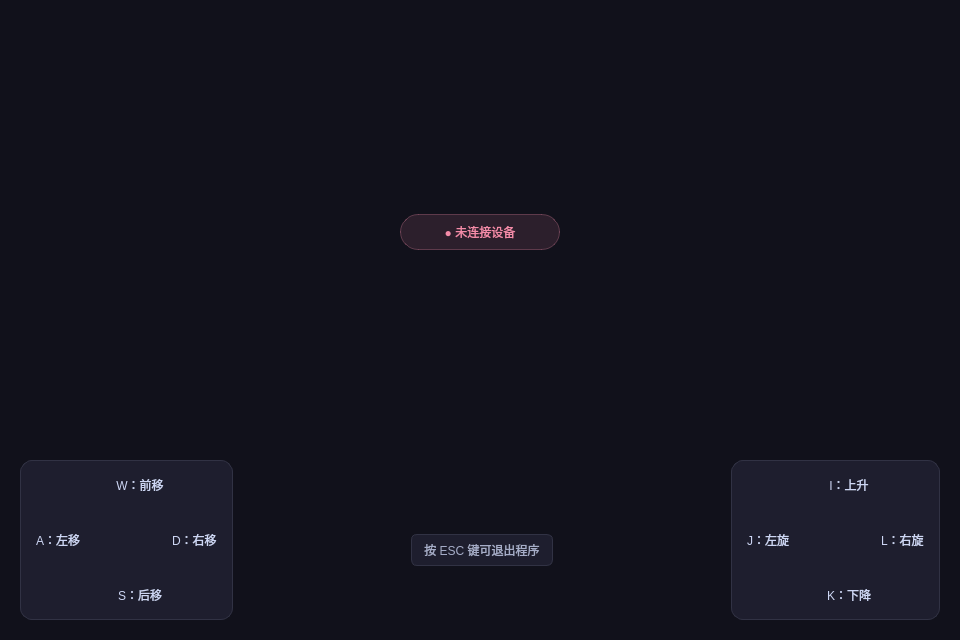
<?xml version="1.0" encoding="UTF-8"?>
<ui version="4.0">
 <class>MainWindow</class>
 <widget class="QMainWindow" name="MainWindow">
  <property name="geometry">
   <rect>
    <x>0</x>
    <y>0</y>
    <width>960</width>
    <height>640</height>
   </rect>
  </property>
  <property name="windowTitle">
   <string>设备控制终端</string>
  </property>
  <property name="styleSheet">
   <string notr="true">QMainWindow {
	background-color: #11111b;
}</string>
  </property>
  <widget class="QWidget" name="centralwidget">
   <layout class="QVBoxLayout" name="verticalLayout">
    <property name="spacing">
     <number>0</number>
    </property>
    <property name="leftMargin">
     <number>0</number>
    </property>
    <property name="topMargin">
     <number>0</number>
    </property>
    <property name="rightMargin">
     <number>0</number>
    </property>
    <property name="bottomMargin">
     <number>0</number>
    </property>
    <item>
     <widget class="QFrame" name="frame_3">
      <property name="styleSheet">
       <string notr="true">QFrame#frame_3 {
	background-color: #11111b;
}</string>
      </property>
      <property name="frameShape">
       <enum>QFrame::Shape::NoFrame</enum>
      </property>
      <layout class="QVBoxLayout" name="verticalLayout_4">
       <property name="spacing">
        <number>15</number>
       </property>
       <property name="leftMargin">
        <number>20</number>
       </property>
       <property name="topMargin">
        <number>20</number>
       </property>
       <property name="rightMargin">
        <number>20</number>
       </property>
       <property name="bottomMargin">
        <number>20</number>
       </property>
       <item>
        <spacer name="verticalSpacer">
         <property name="orientation">
          <enum>Qt::Orientation::Vertical</enum>
         </property>
         <property name="sizeHint" stdset="0">
          <size>
           <width>20</width>
           <height>200</height>
          </size>
         </property>
        </spacer>
       </item>
       <item alignment="Qt::AlignmentFlag::AlignHCenter">
        <widget class="QLabel" name="label">
         <property name="minimumSize">
          <size>
           <width>160</width>
           <height>36</height>
          </size>
         </property>
         <property name="styleSheet">
          <string notr="true">QLabel {
	color: #f38ba8;
	background-color: rgba(243, 139, 168, 0.12);
	border: 1px solid rgba(243, 139, 168, 0.3);
	border-radius: 18px;
	font: 700 11pt "Microsoft YaHei UI";
	padding-left: 15px;
	padding-right: 15px;
}</string>
         </property>
         <property name="text">
          <string>● 未连接设备</string>
         </property>
         <property name="alignment">
          <set>Qt::AlignmentFlag::AlignCenter</set>
         </property>
        </widget>
       </item>
       <item>
        <spacer name="verticalSpacer_2">
         <property name="orientation">
          <enum>Qt::Orientation::Vertical</enum>
         </property>
         <property name="sizeHint" stdset="0">
          <size>
           <width>20</width>
           <height>200</height>
          </size>
         </property>
        </spacer>
       </item>
       <item>
        <widget class="QFrame" name="frame_4">
         <property name="styleSheet">
          <string notr="true">QFrame#frame_4 {
	background-color: transparent;
}</string>
         </property>
         <property name="frameShape">
          <enum>QFrame::Shape::NoFrame</enum>
         </property>
         <layout class="QHBoxLayout" name="horizontalLayout">
          <property name="spacing">
           <number>15</number>
          </property>
          <property name="leftMargin">
           <number>0</number>
          </property>
          <property name="topMargin">
           <number>0</number>
          </property>
          <property name="rightMargin">
           <number>0</number>
          </property>
          <property name="bottomMargin">
           <number>0</number>
          </property>
          <item>
           <widget class="QFrame" name="frame">
            <property name="styleSheet">
             <string notr="true">QFrame#frame {
	background-color: #1e1e2e;
	border: 1px solid #313244;
	border-radius: 12px;
}
QLabel {
	color: #cdd6f4;
	font: 9pt "Microsoft YaHei UI";
}</string>
            </property>
            <property name="frameShape">
             <enum>QFrame::Shape::StyledPanel</enum>
            </property>
            <layout class="QGridLayout" name="gridLayout">
             <property name="leftMargin">
              <number>15</number>
             </property>
             <property name="topMargin">
              <number>15</number>
             </property>
             <property name="rightMargin">
              <number>15</number>
             </property>
             <property name="bottomMargin">
              <number>15</number>
             </property>
             <property name="spacing">
              <number>8</number>
             </property>
             <item row="0" column="2" colspan="2">
              <widget class="QLabel" name="label_2">
               <property name="text">
                <string>W：前移</string>
               </property>
               <property name="alignment">
                <set>Qt::AlignmentFlag::AlignCenter</set>
               </property>
              </widget>
             </item>
             <item row="1" column="2">
              <widget class="QLabel" name="label_10">
               <property name="minimumSize">
                <size>
                 <width>20</width>
                 <height>20</height>
                </size>
               </property>
               <property name="maximumSize">
                <size>
                 <width>20</width>
                 <height>20</height>
                </size>
               </property>
               <property name="styleSheet">
                <string notr="true">border-image: url(:/image/image/向上.png);</string>
               </property>
               <property name="text">
                <string/>
               </property>
              </widget>
             </item>
             <item row="2" column="0">
              <widget class="QLabel" name="label_5">
               <property name="text">
                <string>A：左移</string>
               </property>
              </widget>
             </item>
             <item row="2" column="1">
              <widget class="QLabel" name="label_13">
               <property name="minimumSize">
                <size>
                 <width>20</width>
                 <height>20</height>
                </size>
               </property>
               <property name="maximumSize">
                <size>
                 <width>20</width>
                 <height>20</height>
                </size>
               </property>
               <property name="styleSheet">
                <string notr="true">border-image: url(:/image/image/向左.png);</string>
               </property>
               <property name="text">
                <string/>
               </property>
              </widget>
             </item>
             <item row="2" column="3">
              <widget class="QLabel" name="label_11">
               <property name="minimumSize">
                <size>
                 <width>20</width>
                 <height>20</height>
                </size>
               </property>
               <property name="maximumSize">
                <size>
                 <width>20</width>
                 <height>20</height>
                </size>
               </property>
               <property name="styleSheet">
                <string notr="true">border-image: url(:/image/image/向右.png);</string>
               </property>
               <property name="text">
                <string/>
               </property>
              </widget>
             </item>
             <item row="2" column="4">
              <widget class="QLabel" name="label_4">
               <property name="text">
                <string>D：右移</string>
               </property>
              </widget>
             </item>
             <item row="3" column="2">
              <widget class="QLabel" name="label_12">
               <property name="minimumSize">
                <size>
                 <width>20</width>
                 <height>20</height>
                </size>
               </property>
               <property name="maximumSize">
                <size>
                 <width>20</width>
                 <height>20</height>
                </size>
               </property>
               <property name="styleSheet">
                <string notr="true">border-image: url(:/image/image/向下.png);</string>
               </property>
               <property name="text">
                <string/>
               </property>
              </widget>
             </item>
             <item row="4" column="2" colspan="2">
              <widget class="QLabel" name="label_3">
               <property name="text">
                <string>S：后移</string>
               </property>
               <property name="alignment">
                <set>Qt::AlignmentFlag::AlignCenter</set>
               </property>
              </widget>
             </item>
            </layout>
           </widget>
          </item>
          <item>
           <layout class="QVBoxLayout" name="verticalLayout_2">
            <item>
             <spacer name="horizontalSpacer">
              <property name="orientation">
               <enum>Qt::Orientation::Horizontal</enum>
              </property>
              <property name="sizeHint" stdset="0">
               <size>
                <width>40</width>
                <height>20</height>
               </size>
              </property>
             </spacer>
            </item>
            <item alignment="Qt::AlignmentFlag::AlignHCenter | Qt::AlignmentFlag::AlignVCenter">
             <widget class="QLabel" name="label_18">
              <property name="styleSheet">
               <string notr="true">QLabel {
	color: #a6adc8;
	background-color: #1e1e2e;
	border: 1px solid #313244;
	border-radius: 6px;
	padding: 6px 12px;
	font: 9pt "Microsoft YaHei UI";
}</string>
              </property>
              <property name="text">
               <string>按 ESC 键可退出程序</string>
              </property>
              <property name="alignment">
               <set>Qt::AlignmentFlag::AlignCenter</set>
              </property>
             </widget>
            </item>
           </layout>
          </item>
          <item>
           <widget class="QFrame" name="frame_2">
            <property name="styleSheet">
             <string notr="true">QFrame#frame_2 {
	background-color: #1e1e2e;
	border: 1px solid #313244;
	border-radius: 12px;
}
QLabel {
	color: #cdd6f4;
	font: 9pt "Microsoft YaHei UI";
}</string>
            </property>
            <property name="frameShape">
             <enum>QFrame::Shape::StyledPanel</enum>
            </property>
            <layout class="QGridLayout" name="gridLayout_2">
             <property name="leftMargin">
              <number>15</number>
             </property>
             <property name="topMargin">
              <number>15</number>
             </property>
             <property name="rightMargin">
              <number>15</number>
             </property>
             <property name="bottomMargin">
              <number>15</number>
             </property>
             <property name="spacing">
              <number>8</number>
             </property>
             <item row="0" column="2" colspan="2">
              <widget class="QLabel" name="label_6">
               <property name="text">
                <string>I：上升</string>
               </property>
               <property name="alignment">
                <set>Qt::AlignmentFlag::AlignCenter</set>
               </property>
              </widget>
             </item>
             <item row="1" column="2">
              <widget class="QLabel" name="label_15">
               <property name="minimumSize">
                <size>
                 <width>20</width>
                 <height>20</height>
                </size>
               </property>
               <property name="maximumSize">
                <size>
                 <width>20</width>
                 <height>20</height>
                </size>
               </property>
               <property name="styleSheet">
                <string notr="true">border-image: url(:/image/image/向上.png);</string>
               </property>
               <property name="text">
                <string/>
               </property>
              </widget>
             </item>
             <item row="2" column="0">
              <widget class="QLabel" name="label_9">
               <property name="text">
                <string>J：左旋</string>
               </property>
              </widget>
             </item>
             <item row="2" column="1">
              <widget class="QLabel" name="label_16">
               <property name="minimumSize">
                <size>
                 <width>20</width>
                 <height>20</height>
                </size>
               </property>
               <property name="maximumSize">
                <size>
                 <width>20</width>
                 <height>20</height>
                </size>
               </property>
               <property name="styleSheet">
                <string notr="true">border-image: url(:/image/image/向左.png);</string>
               </property>
               <property name="text">
                <string/>
               </property>
              </widget>
             </item>
             <item row="2" column="3">
              <widget class="QLabel" name="label_14">
               <property name="minimumSize">
                <size>
                 <width>20</width>
                 <height>20</height>
                </size>
               </property>
               <property name="maximumSize">
                <size>
                 <width>20</width>
                 <height>20</height>
                </size>
               </property>
               <property name="styleSheet">
                <string notr="true">border-image: url(:/image/image/向右.png);</string>
               </property>
               <property name="text">
                <string/>
               </property>
              </widget>
             </item>
             <item row="2" column="4">
              <widget class="QLabel" name="label_7">
               <property name="text">
                <string>L：右旋</string>
               </property>
              </widget>
             </item>
             <item row="3" column="2">
              <widget class="QLabel" name="label_17">
               <property name="minimumSize">
                <size>
                 <width>20</width>
                 <height>20</height>
                </size>
               </property>
               <property name="maximumSize">
                <size>
                 <width>20</width>
                 <height>20</height>
                </size>
               </property>
               <property name="styleSheet">
                <string notr="true">border-image: url(:/image/image/向下.png);</string>
               </property>
               <property name="text">
                <string/>
               </property>
              </widget>
             </item>
             <item row="4" column="2" colspan="2">
              <widget class="QLabel" name="label_8">
               <property name="text">
                <string>K：下降</string>
               </property>
               <property name="alignment">
                <set>Qt::AlignmentFlag::AlignCenter</set>
               </property>
              </widget>
             </item>
            </layout>
           </widget>
          </item>
         </layout>
        </widget>
       </item>
      </layout>
     </widget>
    </item>
   </layout>
  </widget>
 </widget>
 <resources>
  <include location="resourse.qrc"/>
 </resources>
 <connections/>
</ui>
